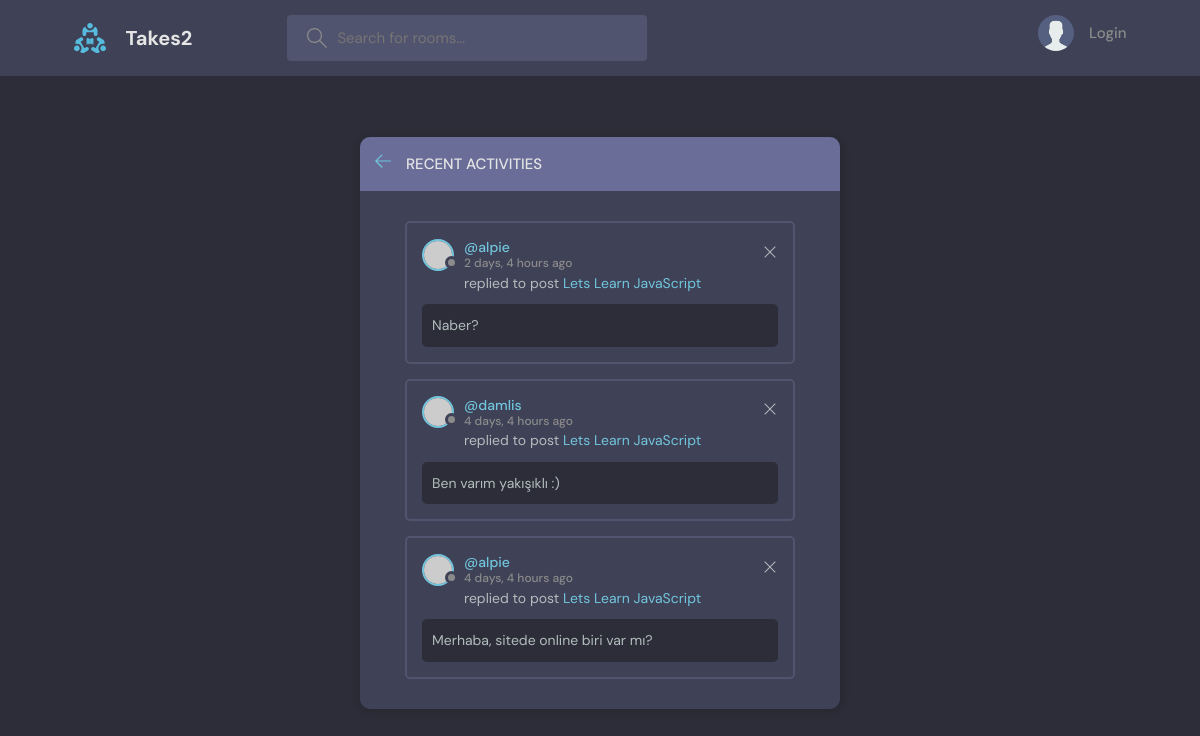
The page /activity/ on the database its author committed.
### base/models.py (models this page shows, shortened)
class Message(models.Model):
	user    = models.ForeignKey(User, on_delete =models.CASCADE)
	room    = models.ForeignKey(Room, on_delete = models.CASCADE)
	body    = models.TextField()
	updated = models.DateTimeField(auto_now = True)
	created = models.DateTimeField(auto_now_add = True)
	class Meta:
		ordering = ['-updated', '-created']

class Room(models.Model):
	host    = models.ForeignKey(User, on_delete = models.SET_NULL, null = True)
	topic   = models.ForeignKey(Topic, on_delete = models.SET_NULL, null = True)
	name    = models.CharField(max_length = 200)
	desc    = models.TextField(null = True, blank = True)
	participants = models.ManyToManyField(
		User, related_name = 'participants', blank = True
		)
	updated = models.DateTimeField(auto_now = True)
	created = models.DateTimeField(auto_now_add = True)
	def __str__(self):
		return self.name
	class Meta:
		ordering = ['-updated', '-created']

### base/views.py (the view)
# urls.py: path('activity/', views.activityPage, name = 'activity'),
def activityPage(request):
    room_messages = Message.objects.all()
    return render(request, 'base/activity.html', {'room_messages': room_messages})

### base/templates/base/activity.html
{% extends 'main.html' %}
{% block content %}
  <main class="layout">
    <div class="container">
      <div class="layout__box">
        <div class="layout__boxHeader">
          <div class="layout__boxTitle">
            <a href="{% url 'home' %}">
              <svg version="1.1" xmlns="http://www.w3.org/2000/svg" width="32" height="32" viewBox="0 0 32 32">
                <title>arrow-left</title>
                <path
                  d="M13.723 2.286l-13.723 13.714 13.719 13.714 1.616-1.611-10.96-10.96h27.625v-2.286h-27.625l10.965-10.965-1.616-1.607z"
                ></path>
              </svg>
            </a>
            <h3>Recent Activities</h3>
          </div>
        </div>
        <div class="activities-page layout__body">
          {% for message in room_messages %}
            <div class="activities__box">
              <div class="activities__boxHeader roomListRoom__header">
                <a href="profile.html" class="roomListRoom__author">
                  <div class="avatar avatar--small">
                    <img src="https://randomuser.me/api/portraits/women/11.jpg" />
                  </div>
                  <p>
                    @{{message.user}}
                    <span>{{message.created|timesince}} ago</span>
                  </p>
                </a>
                <div class="roomListRoom__actions">
                  <a href="#">
                    <svg version="1.1" xmlns="http://www.w3.org/2000/svg" width="32" height="32" viewBox="0 0 32 32">
                      <title>remove</title>
                      <path
                        d="M27.314 6.019l-1.333-1.333-9.98 9.981-9.981-9.981-1.333 1.333 9.981 9.981-9.981 9.98 1.333 1.333 9.981-9.98 9.98 9.98 1.333-1.333-9.98-9.98 9.98-9.981z"
                      ></path>
                    </svg>
                  </a>
                </div>
              </div>
              <div class="activities__boxContent">
                <p>replied to post <a href="{% url 'room' message.room.id %}">{{message.room}}</a></p>
                <div class="activities__boxRoomContent">
                  {{message.body}}
                </div>
              </div>
            </div>
          {% endfor %}
        </div>
      </div>
    </div>
  </main>
{% endblock content %}

### static/styles/style.css (style rules this page uses)
:root { --color-main: #71c6dd; --color-main-light: #e1f6fb; --color-dark: #3f4156; --color-dark-medium: #51546e; --color-dark-light: #696d97; --color-light: #e5e5e5; --color-gray: #8b8b8b; --color-light-gray: #b2bdbd; --color-bg: #2d2d39; --color-success: #5dd693; --color-error: #fc4b0b; }
* { font-family: "DM Sans", -apple-system, BlinkMacSystemFont, "Segoe UI", Roboto, Oxygen, Ubuntu, Cantarell, "Open Sans", "Helvetica Neue", sans-serif; margin: 0; padding: 0; box-sizing: border-box; text-rendering: optimizeLegibility; font-size: inherit; }
html { font-size: 56.25%; }
@media only screen and (min-width: 1200px) { html { font-size: 62.5%; } }
body { line-height: 1.6; font-weight: 400; font-size: 1.5rem; color: var(--color-light-gray); background-color: var(--color-bg); min-height: 100vh; }
img { width: 100%; }
a { display: inline-block; color: var(--color-main); text-decoration: none; }
.container { max-width: 120rem; width: 90%; margin: auto; }
.avatar { position: relative; display: inline-block; border-radius: 50%; border: 2px solid var(--color-main); }
.avatar img { display: block; border-radius: 50%; object-fit: cover; object-position: center; }
.avatar::after { content: ""; display: block; position: absolute; background-color: var(--color-gray); z-index: 111; border-radius: 50%; border: 0.3rem solid var(--color-dark); }
.avatar.avatar--small img { width: 2.8rem; height: 2.8rem; }
.avatar.avatar--small:after { width: 0.7rem; height: 0.7rem; bottom: 0px; right: -6px; }
.layout { margin-top: 2.4rem; }
.layout > .container { display: flex; justify-content: space-between; align-items: flex-start; }
.layout__box { width: 90%; max-width: 48rem; min-height: 40rem; position: absolute; top: 50%; left: 50%; transform: translate(-50%, -46%); background-color: var(--color-dark); border-radius: 1rem; box-shadow: 1px 1px 6px 3px rgba(0, 0, 0, 0.1); overflow: hidden; }
.layout__boxHeader { display: flex; padding: 1.5rem; background-color: var(--color-dark-light); }
.layout__boxTitle { display: flex; gap: 1.5rem; align-items: center; }
.layout__boxTitle h3 { text-transform: uppercase; font-weight: 500; color: var(--color-light); }
.layout__boxTitle svg { width: 1.6rem; height: 1.6rem; fill: var(--color-main); }
.layout__body { margin: 3rem; }
.roomListRoom__header { display: flex; justify-content: space-between; align-items: center; }
.roomListRoom__author { font-weight: 500; display: flex; align-items: center; gap: 1rem; }
.roomListRoom__actions { display: flex; align-items: flex-start; gap: 1rem; position: relative; }
.roomListRoom__actions svg { fill: var(--color-main); width: 1.6rem; height: 1.6rem; }
.activities__box { margin: 1.5rem; padding: 1.5rem; border: 2px solid var(--color-dark-medium); border-radius: 5px; }
.activities__boxHeader p { font-size: 1.4rem; line-height: 1.3; }
.activities__boxHeader p span { color: var(--color-gray); font-size: 1.2rem; display: block; }
.activities__boxContent { margin-left: 4.2rem; }
.activities__boxContent { font-size: 1.4rem; }
.activities__boxRoomContent { background: var(--color-bg); padding: 1rem; border-radius: 5px; margin-top: 1rem; margin-left: -4.2rem; }
.roomListRoom__actions svg { fill: var(--color-light-gray); }

### rows shown on the page
Message: user "alpie", created "2 days, 4 hours", room "Lets Learn JavaScript", body "Naber?"
Message: user "damlis", created "4 days, 4 hours", room "Lets Learn JavaScript", body "Ben varım yakışıklı :)"
Message: user "alpie", created "4 days, 4 hours", room "Lets Learn JavaScript", body "Merhaba, sitede online biri var mı?"
